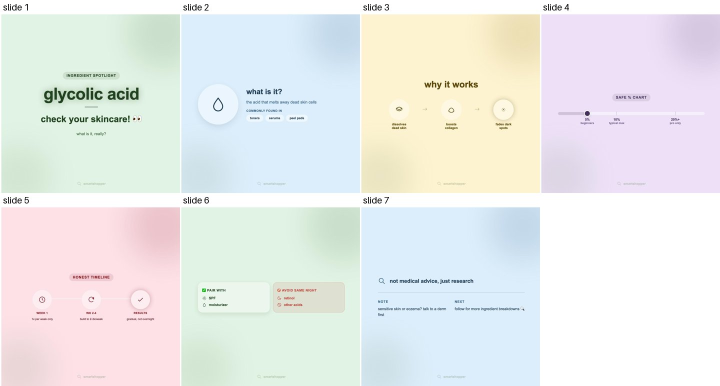
#> input picture content-bank/P001-ingredient-spotlight/originals/7684431864446127380/analysis/sheet.jpg, 1440 x 772 px, given in place of laptop_base.png, which was not available (shown at 1/2 size)
$ python build_v4.py
#> lines starting #> are read from the running program, lines starting #| are printed output that depends on the picture; pictures that were not available may be replaced by others from this repository, and a replacement may not be noted
### tools/overlay.py
#!/usr/bin/env python3
"""Put TikTok-style text on an image (text is always drawn in code, never by the AI model).

Usage:
  overlay.py <image> --text "line one / line two 🚀" --out slide.png [--y 0.38] [--size 0.031] [--weight 500]

- Crops/resizes to 1080×1920 (9:16) first.
- "/" in --text marks line breaks; without it, lines wrap at 78% of the width.
- --y is the vertical centre of the text block (0 = top, 1 = bottom); --size is font size as a share of height.
- TikTok "Classic" text: white TikTok Sans with a thick black outline (no soft shadow), centred, tight leading,
  straight quotes turned into curly ones. Defaults are calibrated on P004's source hook (size 0.029, y 0.375,
  wraps at ~76% of the width, first line ~73% wide). Use --style shadow for the old soft-shadow look.
- --phone adds real-phone-camera imperfections before the text: grain, slight softness, JPEG compression.
- Emoji (owner, 2026-09-29: "use emojis when applicable" in overlay text and captions): the project font has no
  emoji glyphs, so emoji in --text are rendered from a colour emoji font (Apple Color Emoji on macOS, the bundled
  Noto Color Emoji on Windows) and composited inline at the right size — no missing-glyph boxes. See
  draw_mixed()/split_runs() below; wrap() and main() use them automatically, so any caller passing emoji through
  --text already gets this for free.
"""
import argparse
import io
import re
import unicodedata
from pathlib import Path

import numpy as np
from PIL import Image, ImageDraw, ImageFilter, ImageFont

ROOT = Path(__file__).resolve().parent.parent
W, H = 1080, 1920

# --- emoji support -----------------------------------------------------------------------------
# Apple Color Emoji (macOS, sbix) and Noto Color Emoji (bundled for Windows, CBDT) are fixed bitmap strike fonts:
# only these exact pixel sizes can be loaded, so we always ask for the nearest one and scale the rendered glyph.
if Path("/System/Library/Fonts/Apple Color Emoji.ttc").exists():
    EMOJI_FONT_PATH, EMOJI_STRIKE_SIZES = "/System/Library/Fonts/Apple Color Emoji.ttc", [20, 32, 40, 48, 64, 96, 160]
else:
    EMOJI_FONT_PATH, EMOJI_STRIKE_SIZES = str(ROOT / "assets" / "fonts" / "NotoColorEmoji.ttf"), [109]
EMOJI_RE = re.compile(
    "(?:"
    "[\U0001F1E6-\U0001F1FF]{2}"          # regional-indicator flag pairs
    "|[\U0001F300-\U0001FAFF\U00002600-\U000027BF\U00002B00-\U00002BFF\U00002190-\U000021FF"
    "\U00002300-\U000023FF\U0000FE0F](?:\U0000200D[\U0001F300-\U0001FAFF\U00002600-\U000027BF])*"
    ")"
)
_emoji_glyph_cache = {}
_emoji_font_cache = {}


def _emoji_font(px):
    best = min(EMOJI_STRIKE_SIZES, key=lambda s: abs(s - px))
    if best not in _emoji_font_cache:
        _emoji_font_cache[best] = ImageFont.truetype(EMOJI_FONT_PATH, best)
    return _emoji_font_cache[best]


def _emoji_glyph(chunk, target_h):
    """A colour glyph image for one emoji (possibly a multi-codepoint ZWJ sequence), scaled to target_h tall."""
    key = (chunk, target_h)
    if key in _emoji_glyph_cache:
        return _emoji_glyph_cache[key]
    font = _emoji_font(target_h)
    pad = font.size
    tmp = Image.new("RGBA", (font.size * 2 + pad, font.size * 2 + pad), (0, 0, 0, 0))
    glyph = None
    try:
        ImageDraw.Draw(tmp).text((pad // 2, pad // 2), chunk, font=font, embedded_color=True)
    except (ValueError, OSError):
        # a handful of emoji + variation-selector sequences fail Pillow's text shaper on this font;
        # retry with just the base codepoint (drop VS16 etc.) before giving up on this glyph entirely.
        base = "".join(ch for ch in chunk if unicodedata.category(ch) != "Mn" and ch not in "︎️")
        try:
            if base and base != chunk:
                ImageDraw.Draw(tmp).text((pad // 2, pad // 2), base, font=font, embedded_color=True)
        except (ValueError, OSError):
            pass
    bbox = tmp.getbbox()
    if bbox:
        cropped = tmp.crop(bbox)
        scale = target_h / cropped.height
        glyph = cropped.resize((max(1, round(cropped.width * scale)), max(1, round(cropped.height * scale))), Image.LANCZOS)
    _emoji_glyph_cache[key] = glyph
    return glyph


def split_runs(text):
    """Split text into (is_emoji, chunk) runs; each emoji run is one grapheme (glyph) to render as a unit."""
    runs, pos = [], 0
    for m in EMOJI_RE.finditer(text):
        if m.start() > pos:
            runs.append((False, text[pos:m.start()]))
        runs.append((True, m.group()))
        pos = m.end()
    if pos < len(text):
        runs.append((False, text[pos:]))
    return runs or [(False, text)]


def measure_mixed(text, font):
    """Text width including emoji, for wrap() decisions. Equals font.getlength(text) when there is no emoji."""
    total = 0.0
    for is_emoji, chunk in split_runs(text):
        if is_emoji:
            g = _emoji_glyph(chunk, font.size)
            total += (g.width if g else font.size) + font.size * 0.08
        else:
            total += font.getlength(chunk)
    return total


def draw_mixed(img, xy, text, font, fill, stroke_width=0, stroke_fill=None):
    """Draw `text` onto RGBA image `img` at (x, baseline-top) `xy`, with any emoji rendered as real colour glyphs
    inline. Returns the ending x. Stroke only applies to the text runs (colour emoji needs no outline)."""
    x, y = xy
    draw = ImageDraw.Draw(img)
    asc, _ = font.getmetrics()
    for is_emoji, chunk in split_runs(text):
        if is_emoji:
            g = _emoji_glyph(chunk, round(asc * 0.92))
            if g:
                img.paste(g, (round(x), round(y + (asc - g.height) / 2)), g)
                x += g.width + font.size * 0.08
            else:
                x += font.size  # glyph failed to render (e.g. not covered by this macOS version); leave a gap
        else:
            draw.text((x, y), chunk, font=font, fill=fill, stroke_width=stroke_width, stroke_fill=stroke_fill)
            x += font.getlength(chunk)
    return x


def curly(text):
    out, opened = [], False
    for ch in text:
        if ch == '"':
            out.append("”" if opened else "“")
            opened = not opened
        else:
            out.append(ch)
    return "".join(out).replace("'", "’")


def wrap(text, font, max_w):
    if "/" in text:
        return [l.strip() for l in text.split("/")]
    lines, line = [], ""
    for word in text.split():
        trial = f"{line} {word}".strip()
        if measure_mixed(trial, font) <= max_w or not line:
            line = trial
        else:
            lines.append(line)
            line = word
    return lines + [line]


# [51 lines left out: functions main, fit, not called in this run]


def phone_look(img, strength=1.0):
    """Make an AI image read like a real phone photo: sensor grain, a touch of softness, JPEG compression."""
    img = img.filter(ImageFilter.GaussianBlur(0.5 * strength))
    a = np.asarray(img, dtype=np.float32)
    rng = np.random.default_rng()
    luma = rng.normal(0, 5.5 * strength, a.shape[:2])[..., None]
    chroma = rng.normal(0, 2.0 * strength, a.shape)
    a = np.clip(a + luma + chroma, 0, 255).astype(np.uint8)
    buf = io.BytesIO()
    Image.fromarray(a).save(buf, "JPEG", quality=78)
    return Image.open(io.BytesIO(buf.getvalue())).convert("RGB")


# [2 lines that do not run on import are left out]

### content-bank/P014-tool-demo-listicle/runs/run-02_2026-09-29_willow-hard-sell-pagepilot-rea/raw/build_v4.py
"""run-02, fourth pass: corrected screen quad (pixel-verified against the actual laptop screen edges, not
estimated), and slight per-slide variation (small rotate/zoom of the SAME verified photo, so the quad transforms
exactly with it) instead of a second, differently-calibrated photo."""
import sys
sys.path.insert(0, "tools")
from pathlib import Path
import numpy as np
from PIL import Image, ImageOps, ImageFont
import overlay as ov

R = Path("content-bank/P014-tool-demo-listicle/runs/run-02_2026-09-29_willow-hard-sell-pagepilot-rea")
FONT_BOLD = Path("assets/fonts/TikTokSans-700.ttf")
W, H = 1080, 1350

# pixel-verified against the real screen edges in laptop_base.png (see boxcheck_A.jpg)
BASE_QUAD = [(698, 300), (1788, 278), (1788, 1253), (698, 1225)]


def find_coeffs(pa, pb):
    matrix = []
    for p1, p2 in zip(pa, pb):
        matrix.append([p2[0], p2[1], 1, 0, 0, 0, -p1[0] * p2[0], -p1[0] * p2[1]])
        matrix.append([0, 0, 0, p2[0], p2[1], 1, -p1[1] * p2[0], -p1[1] * p2[1]])
    A = np.array(matrix, dtype=np.float64)
    B = np.array(pa, dtype=np.float64).reshape(8)
    return np.linalg.solve(A, B).tolist()


def perspective_paste(base, card, quad):
    w, h = card.size
    coeffs = find_coeffs([(0, 0), (w, 0), (w, h), (0, h)], quad)
    layer = Image.new("RGBA", base.size, (0, 0, 0, 0))
    warped = card.convert("RGBA").transform(base.size, Image.PERSPECTIVE, coeffs, Image.BICUBIC)
    layer.paste(warped, (0, 0), warped)
    return Image.alpha_composite(base.convert("RGBA"), layer).convert("RGB")


def slight_variant(base_img, quad, angle_deg, zoom, shift_x, shift_y):
    """Rotate/zoom/shift the SAME photo a small amount (mimics a hand holding the phone slightly differently
    between shots) and carry the quad through the identical transform, so calibration is never re-estimated."""
    w, h = base_img.size
    cx, cy = w / 2, h / 2
    rotated = base_img.rotate(angle_deg, resample=Image.BICUBIC, center=(cx, cy))
    new_w, new_h = round(w * zoom), round(h * zoom)
    scaled = rotated.resize((new_w, new_h), Image.LANCZOS)
    sx, sy = new_w / w, new_h / h
    left = round((new_w - w) / 2 + shift_x)
    top = round((new_h - h) / 2 + shift_y)
    out = scaled.crop((left, top, left + w, top + h))

    def transform_point(p):
        x, y = p
        dx, dy = x - cx, y - cy
        rad = np.radians(-angle_deg)
        rx = dx * np.cos(rad) - dy * np.sin(rad) + cx
        ry = dx * np.sin(rad) + dy * np.cos(rad) + cy
        rx, ry = rx * sx, ry * sy
        return (rx - left, ry - top)

    return out, [transform_point(p) for p in quad]


FEATURE_SLIDES = [
    ("slide2.png", (0.6, 1.02, -6, -4), "pagepilot_real/land_hero.jpg", "pagepilot builds your page in 60 seconds ⏱️"),
    ("slide3.png", (-0.9, 1.04, 10, 8), "pagepilot_real/land_stats.jpg", "over $200m made on pagepilot pages \U0001F4B0"),
    ("slide4.png", (0.4, 1.0, -8, 6), "pagepilot_real/pp_full_features.png", "every tool you need, one plan \U0001F6E0️"),
    ("slide5.png", (-0.5, 1.03, 6, -6), "pagepilot_real/land_steps.jpg", "paste a link, publish a page \U0001F517"),
]


def fit_frame(img):
    img = img.convert("RGB")
    scale = max(W / img.width, H / img.height)
    img = img.resize((round(img.width * scale), round(img.height * scale)), Image.LANCZOS)
    left, top = (img.width - W) // 2, (img.height - H) // 2
    return img.crop((left, top, left + W, top + H))


def draw_block(img, text, y_pct, size_pct, align="center", x_margin_pct=6):
    img = img.convert("RGBA")
    font = ImageFont.truetype(str(FONT_BOLD), round(H * size_pct))
    lines = ov.wrap(ov.curly(text), font, W * (1 - 2 * x_margin_pct / 100))
    line_h = round(font.size * 1.22)
    top = round(H * y_pct)
    for i, line in enumerate(lines):
        w = ov.measure_mixed(line, font)
        x = W * x_margin_pct / 100 if align == "left" else (W - w) / 2
        y = top + i * line_h
        ov.draw_mixed(img, (x, y), line, font, (255, 255, 255, 255), stroke_width=round(font.size * 0.11), stroke_fill=(0, 0, 0, 255))
    return img.convert("RGB")


base_img = Image.open(R / "raw" / "laptop_base.png")
#> base_img is the input picture: PIL image 1440x772 RGB; mean R, G, B 233.8, 236.1, 234.8
for out_name, variant_params, real_rel, sub_text in FEATURE_SLIDES:
    varied_img, varied_quad = slight_variant(base_img, BASE_QUAD, *variant_params)
#> in slight_variant, `out = scaled.crop((left, top, left + w, top + h))`:
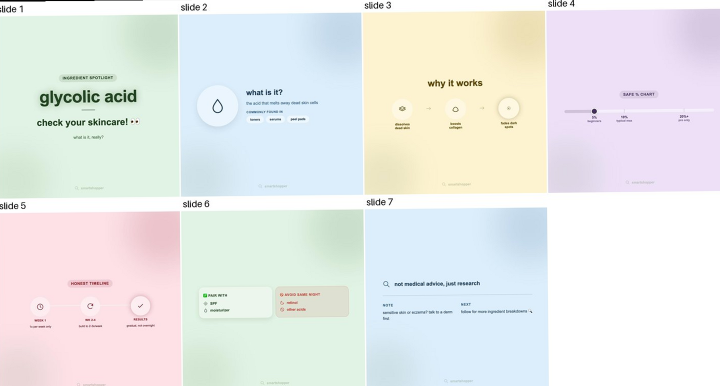
#> out: PIL image 1440x772 RGB (shown at 1/2 size); mean R, G, B 233.2, 235.6, 234.1
#> varied_quad = [(703.1, 302.1), (1814.8, 268), (1825.2, 1261.9), (713, 1245)]
    qw = round(max(p[0] for p in varied_quad) - min(p[0] for p in varied_quad))
#> qw = 1122
    qh = round(max(p[1] for p in varied_quad) - min(p[1] for p in varied_quad))
#> qh = 994
    real_card = ImageOps.fit(Image.open(R / "raw" / real_rel).convert("RGB"), (qw, qh), Image.LANCZOS, centering=(0.5, 0.25))
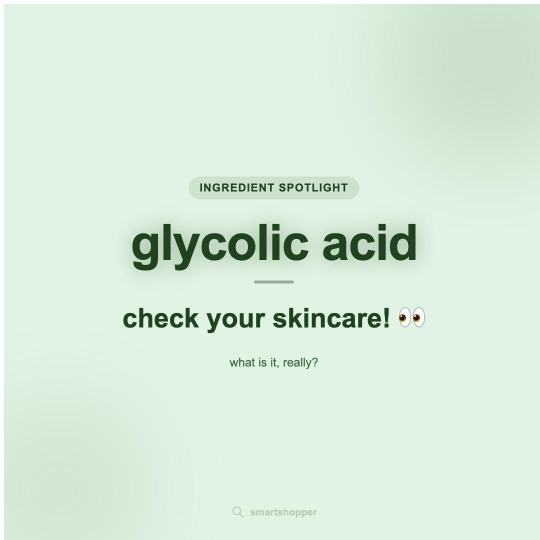
#> input picture content-bank/P001-ingredient-spotlight/originals/7684431864446127380/slides/01.jpg, 1080 x 1080 px, given in place of land_hero.jpg, which was not available (shown at 1/2 size)
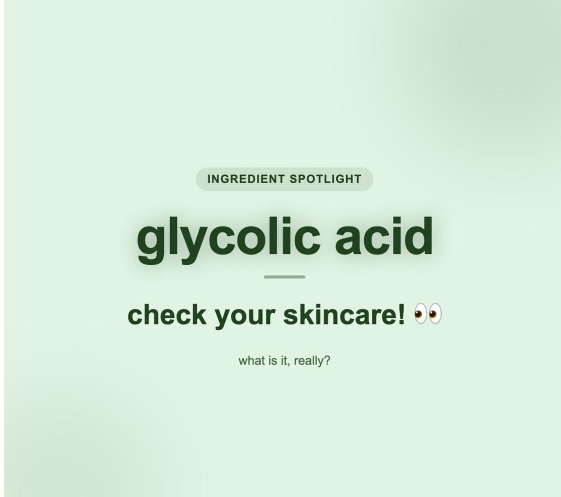
#> real_card: PIL image 1122x994 RGB (shown at 1/2 size); mean R, G, B 216, 234.7, 219.2
    composited = perspective_paste(varied_img, real_card, varied_quad)
#> the loop in find_coeffs, `for p1, p2 in zip(pa, pb):` made 4 passes
#> (p1, p2) on passes 1 to 4: ((0, 0), (703.1, 302.1)), ((1122, 0), (1814.8, 268)), ((1122, 994), (1825.2, 1261.9)), ((0, 994), (713, 1245))
#> after the loop in find_coeffs, `for p1, p2 in zip(pa, pb):`: matrix = 8 items
#> in perspective_paste, `coeffs = find_coeffs([(0, 0), (w, 0), (w, h), (0, h)], quad)`: coeffs = [1.1, -0.0115, -770.7, 0.0334, 1.09, -353, 5.03e-05, -5.27e-07]
#> in perspective_paste, `layer = Image.new("RGBA", base.size, (0, 0, 0, 0))`: layer: PIL image 1440x772 RGBA; every value is 0
#> in perspective_paste, `warped = card.convert("RGBA").transform(base.size, Image.PERSPECTIVE, ..`:
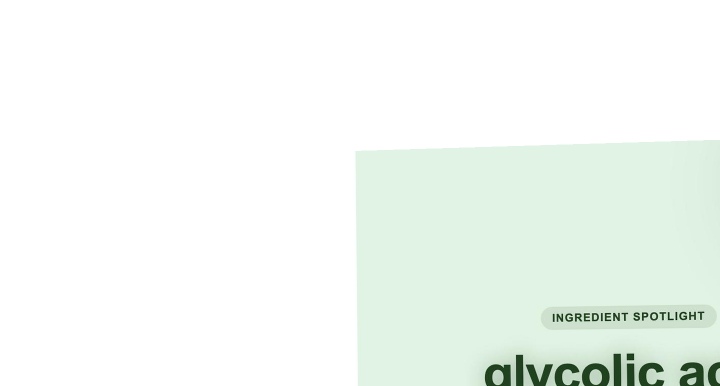
#> warped: PIL image 1440x772 RGBA (shown at 1/2 size); mean R, G, B, A 68.5, 74.4, 69.6, 81.1; transparent parts drawn white
    frame = fit_frame(composited)
#> in fit_frame, `return img.crop((left, top, left + W, top + H))`:
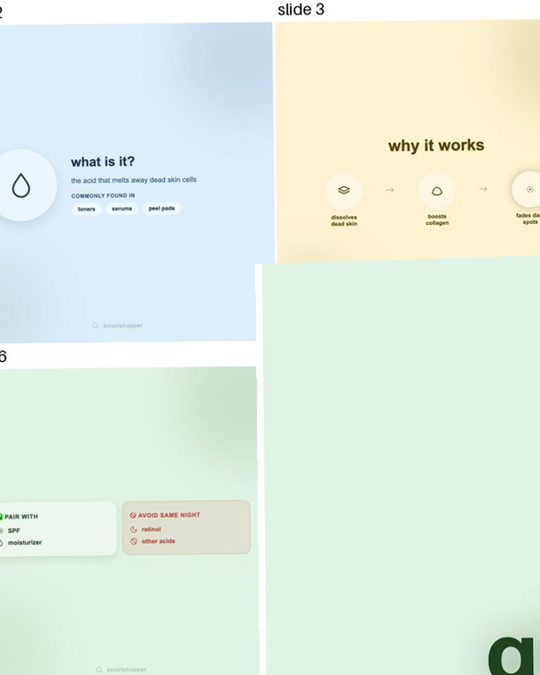
#> returned value: PIL image 1080x1350 RGB (shown at 1/2 size); mean R, G, B 227.4, 239.1, 228.6
    frame = draw_block(frame, sub_text, 0.80, 0.026)
#> the loop in wrap, `for word in text.split():` made 8 passes
#> the loop in draw_block, `for i, line in enumerate(lines):` made 1 pass
#> pass 1, in _emoji_glyph (call 5), `glyph = cropped.resize((max(1, round(cropped.width * scale)), max(1, r..`:
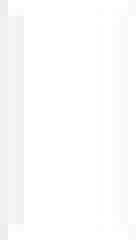
#> glyph: PIL image 17x30 RGBA (shown 8 times larger); mean R, G, B, A 101.4, 101.4, 101.4, 81.6; transparent parts drawn white
#> pass 1, in _emoji_glyph (call 6), `cropped = tmp.crop(bbox)`:
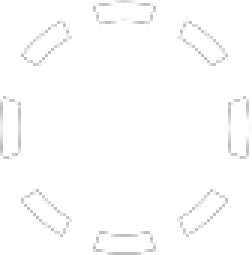
#> cropped: PIL image 84x85 RGBA (shown 3 times larger); mean R, G, B, A 30.7, 30.7, 30.7, 30.7; transparent parts drawn white
    frame = ov.phone_look(frame, 0.5)
#> (the run stopped early here; a loop or call above may not have finished)
